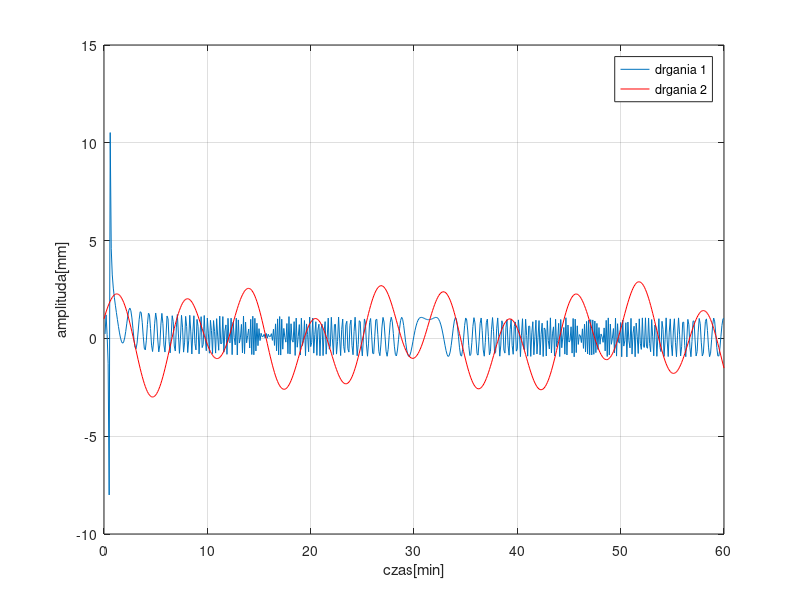

Here is the MATLAB script that generated this plot:
%przedział czasu na wykresie oś x
t = 0:0.1:60 ;
y1 = cos(t.^2)+ tan(t.^-0.75) ;
y2 = 2*sin(t)+cos(t.^0.75) ;

%plot(t,y1,t,y2) ;
plot(t,y1) ;
hold on
plot(t,y2,'r') ;
xlabel('czas[min]')
ylabel('amplituda[mm]')
grid on
legend('drgania 1','drgania 2') ;
hold off

